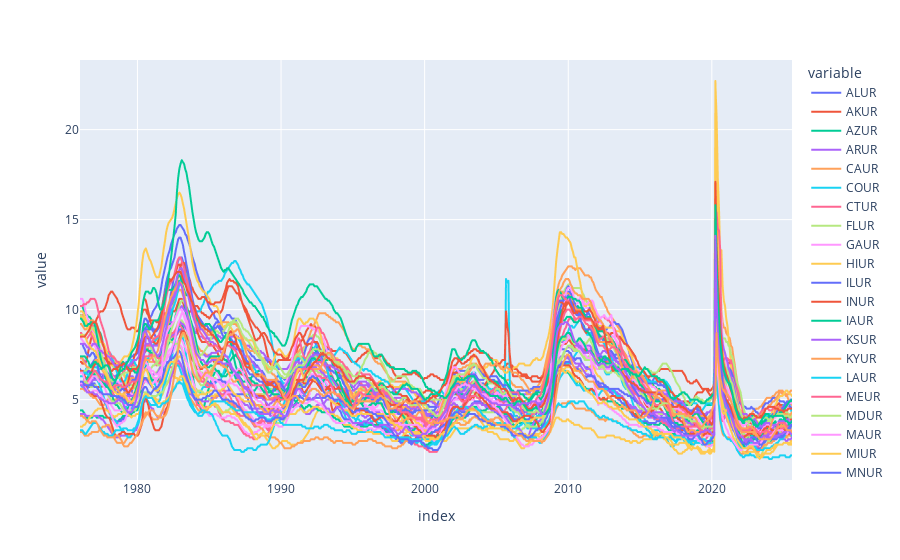

Notebook cell for this chart:
### Code cell
px.line(df_u)

### Figure 1 — Plotly figure (JSON) as saved in the notebook; plotly's stock layout.template omitted (floating-point values rounded to 4 significant figures; data arrays with more than 128 entries replaced by an {"elided": "..."} marker saying what was removed)
{"data": [{"hovertemplate": "variable=ALUR<br>index=%{x}<br>value=%{y}<extra></extra>", "legendgroup": "ALUR", "line": {"color": "#636efa", "dash": "solid"}, "marker": {"symbol": "circle"}, "mode": "lines", "name": "ALUR", "showlegend": true, "type": "scattergl", "x": {"elided": "596 str values"}, "xaxis": "x", "y": {"elided": "596 float values"}, "yaxis": "y"}, {"hovertemplate": "variable=AKUR<br>index=%{x}<br>value=%{y}<extra></extra>", "legendgroup": "AKUR", "line": {"color": "#EF553B", "dash": "solid"}, "marker": {"symbol": "circle"}, "mode": "lines", "name": "AKUR", "showlegend": true, "type": "scattergl", "x": {"elided": "596 str values"}, "xaxis": "x", "y": {"elided": "596 float values"}, "yaxis": "y"}, {"hovertemplate": "variable=AZUR<br>index=%{x}<br>value=%{y}<extra></extra>", "legendgroup": "AZUR", "line": {"color": "#00cc96", "dash": "solid"}, "marker": {"symbol": "circle"}, "mode": "lines", "name": "AZUR", "showlegend": true, "type": "scattergl", "x": {"elided": "596 str values"}, "xaxis": "x", "y": {"elided": "596 float values"}, "yaxis": "y"}, {"hovertemplate": "variable=ARUR<br>index=%{x}<br>value=%{y}<extra></extra>", "legendgroup": "ARUR", "line": {"color": "#ab63fa", "dash": "solid"}, "marker": {"symbol": "circle"}, "mode": "lines", "name": "ARUR", "showlegend": true, "type": "scattergl", "x": {"elided": "596 str values"}, "xaxis": "x", "y": {"elided": "596 float values"}, "yaxis": "y"}, {"hovertemplate": "variable=CAUR<br>index=%{x}<br>value=%{y}<extra></extra>", "legendgroup": "CAUR", "line": {"color": "#FFA15A", "dash": "solid"}, "marker": {"symbol": "circle"}, "mode": "lines", "name": "CAUR", "showlegend": true, "type": "scattergl", "x": {"elided": "596 str values"}, "xaxis": "x", "y": {"elided": "596 float values"}, "yaxis": "y"}, {"hovertemplate": "variable=COUR<br>index=%{x}<br>value=%{y}<extra></extra>", "legendgroup": "COUR", "line": {"color": "#19d3f3", "dash": "solid"}, "marker": {"symbol": "circle"}, "mode": "lines", "name": "COUR", "showlegend": true, "type": "scattergl", "x": {"elided": "596 str values"}, "xaxis": "x", "y": {"elided": "596 float values"}, "yaxis": "y"}, {"hovertemplate": "variable=CTUR<br>index=%{x}<br>value=%{y}<extra></extra>", "legendgroup": "CTUR", "line": {"color": "#FF6692", "dash": "solid"}, "marker": {"symbol": "circle"}, "mode": "lines", "name": "CTUR", "showlegend": true, "type": "scattergl", "x": {"elided": "596 str values"}, "xaxis": "x", "y": {"elided": "596 float values"}, "yaxis": "y"}, {"hovertemplate": "variable=FLUR<br>index=%{x}<br>value=%{y}<extra></extra>", "legendgroup": "FLUR", "line": {"color": "#B6E880", "dash": "solid"}, "marker": {"symbol": "circle"}, "mode": "lines", "name": "FLUR", "showlegend": true, "type": "scattergl", "x": {"elided": "596 str values"}, "xaxis": "x", "y": {"elided": "596 float values"}, "yaxis": "y"}, {"hovertemplate": "variable=GAUR<br>index=%{x}<br>value=%{y}<extra></extra>", "legendgroup": "GAUR", "line": {"color": "#FF97FF", "dash": "solid"}, "marker": {"symbol": "circle"}, "mode": "lines", "name": "GAUR", "showlegend": true, "type": "scattergl", "x": {"elided": "596 str values"}, "xaxis": "x", "y": {"elided": "596 float values"}, "yaxis": "y"}, {"hovertemplate": "variable=HIUR<br>index=%{x}<br>value=%{y}<extra></extra>", "legendgroup": "HIUR", "line": {"color": "#FECB52", "dash": "solid"}, "marker": {"symbol": "circle"}, "mode": "lines", "name": "HIUR", "showlegend": true, "type": "scattergl", "x": {"elided": "596 str values"}, "xaxis": "x", "y": {"elided": "596 float values"}, "yaxis": "y"}, {"hovertemplate": "variable=ILUR<br>index=%{x}<br>value=%{y}<extra></extra>", "legendgroup": "ILUR", "line": {"color": "#636efa", "dash": "solid"}, "marker": {"symbol": "circle"}, "mode": "lines", "name": "ILUR", "showlegend": true, "type": "scattergl", "x": {"elided": "596 str values"}, "xaxis": "x", "y": {"elided": "596 float values"}, "yaxis": "y"}, {"hovertemplate": "variable=INUR<br>index=%{x}<br>value=%{y}<extra></extra>", "legendgroup": "INUR", "line": {"color": "#EF553B", "dash": "solid"}, "marker": {"symbol": "circle"}, "mode": "lines", "name": "INUR", "showlegend": true, "type": "scattergl", "x": {"elided": "596 str values"}, "xaxis": "x", "y": {"elided": "596 float values"}, "yaxis": "y"}, {"hovertemplate": "variable=IAUR<br>index=%{x}<br>value=%{y}<extra></extra>", "legendgroup": "IAUR", "line": {"color": "#00cc96", "dash": "solid"}, "marker": {"symbol": "circle"}, "mode": "lines", "name": "IAUR", "showlegend": true, "type": "scattergl", "x": {"elided": "596 str values"}, "xaxis": "x", "y": {"elided": "596 float values"}, "yaxis": "y"}, {"hovertemplate": "variable=KSUR<br>index=%{x}<br>value=%{y}<extra></extra>", "legendgroup": "KSUR", "line": {"color": "#ab63fa", "dash": "solid"}, "marker": {"symbol": "circle"}, "mode": "lines", "name": "KSUR", "showlegend": true, "type": "scattergl", "x": {"elided": "596 str values"}, "xaxis": "x", "y": {"elided": "596 float values"}, "yaxis": "y"}, {"hovertemplate": "variable=KYUR<br>index=%{x}<br>value=%{y}<extra></extra>", "legendgroup": "KYUR", "line": {"color": "#FFA15A", "dash": "solid"}, "marker": {"symbol": "circle"}, "mode": "lines", "name": "KYUR", "showlegend": true, "type": "scattergl", "x": {"elided": "596 str values"}, "xaxis": "x", "y": {"elided": "596 float values"}, "yaxis": "y"}, {"hovertemplate": "variable=LAUR<br>index=%{x}<br>value=%{y}<extra></extra>", "legendgroup": "LAUR", "line": {"color": "#19d3f3", "dash": "solid"}, "marker": {"symbol": "circle"}, "mode": "lines", "name": "LAUR", "showlegend": true, "type": "scattergl", "x": {"elided": "596 str values"}, "xaxis": "x", "y": {"elided": "596 float values"}, "yaxis": "y"}, {"hovertemplate": "variable=MEUR<br>index=%{x}<br>value=%{y}<extra></extra>", "legendgroup": "MEUR", "line": {"color": "#FF6692", "dash": "solid"}, "marker": {"symbol": "circle"}, "mode": "lines", "name": "MEUR", "showlegend": true, "type": "scattergl", "x": {"elided": "596 str values"}, "xaxis": "x", "y": {"elided": "596 float values"}, "yaxis": "y"}, {"hovertemplate": "variable=MDUR<br>index=%{x}<br>value=%{y}<extra></extra>", "legendgroup": "MDUR", "line": {"color": "#B6E880", "dash": "solid"}, "marker": {"symbol": "circle"}, "mode": "lines", "name": "MDUR", "showlegend": true, "type": "scattergl", "x": {"elided": "596 str values"}, "xaxis": "x", "y": {"elided": "596 float values"}, "yaxis": "y"}, {"hovertemplate": "variable=MAUR<br>index=%{x}<br>value=%{y}<extra></extra>", "legendgroup": "MAUR", "line": {"color": "#FF97FF", "dash": "solid"}, "marker": {"symbol": "circle"}, "mode": "lines", "name": "MAUR", "showlegend": true, "type": "scattergl", "x": {"elided": "596 str values"}, "xaxis": "x", "y": {"elided": "596 float values"}, "yaxis": "y"}, {"hovertemplate": "variable=MIUR<br>index=%{x}<br>value=%{y}<extra></extra>", "legendgroup": "MIUR", "line": {"color": "#FECB52", "dash": "solid"}, "marker": {"symbol": "circle"}, "mode": "lines", "name": "MIUR", "showlegend": true, "type": "scattergl", "x": {"elided": "596 str values"}, "xaxis": "x", "y": {"elided": "596 float values"}, "yaxis": "y"}, {"hovertemplate": "variable=MNUR<br>index=%{x}<br>value=%{y}<extra></extra>", "legendgroup": "MNUR", "line": {"color": "#636efa", "dash": "solid"}, "marker": {"symbol": "circle"}, "mode": "lines", "name": "MNUR", "showlegend": true, "type": "scattergl", "x": {"elided": "596 str values"}, "xaxis": "x", "y": {"elided": "596 float values"}, "yaxis": "y"}, {"hovertemplate": "variable=MSUR<br>index=%{x}<br>value=%{y}<extra></extra>", "legendgroup": "MSUR", "line": {"color": "#EF553B", "dash": "solid"}, "marker": {"symbol": "circle"}, "mode": "lines", "name": "MSUR", "showlegend": true, "type": "scattergl", "x": {"elided": "596 str values"}, "xaxis": "x", "y": {"elided": "596 float values"}, "yaxis": "y"}, {"hovertemplate": "variable=MOUR<br>index=%{x}<br>value=%{y}<extra></extra>", "legendgroup": "MOUR", "line": {"color": "#00cc96", "dash": "solid"}, "marker": {"symbol": "circle"}, "mode": "lines", "name": "MOUR", "showlegend": true, "type": "scattergl", "x": {"elided": "596 str values"}, "xaxis": "x", "y": {"elided": "596 float values"}, "yaxis": "y"}, {"hovertemplate": "variable=MTUR<br>index=%{x}<br>value=%{y}<extra></extra>", "legendgroup": "MTUR", "line": {"color": "#ab63fa", "dash": "solid"}, "marker": {"symbol": "circle"}, "mode": "lines", "name": "MTUR", "showlegend": true, "type": "scattergl", "x": {"elided": "596 str values"}, "xaxis": "x", "y": {"elided": "596 float values"}, "yaxis": "y"}, {"hovertemplate": "variable=NEUR<br>index=%{x}<br>value=%{y}<extra></extra>", "legendgroup": "NEUR", "line": {"color": "#FFA15A", "dash": "solid"}, "marker": {"symbol": "circle"}, "mode": "lines", "name": "NEUR", "showlegend": true, "type": "scattergl", "x": {"elided": "596 str values"}, "xaxis": "x", "y": {"elided": "596 float values"}, "yaxis": "y"}, {"hovertemplate": "variable=NHUR<br>index=%{x}<br>value=%{y}<extra></extra>", "legendgroup": "NHUR", "line": {"color": "#19d3f3", "dash": "solid"}, "marker": {"symbol": "circle"}, "mode": "lines", "name": "NHUR", "showlegend": true, "type": "scattergl", "x": {"elided": "596 str values"}, "xaxis": "x", "y": {"elided": "596 float values"}, "yaxis": "y"}, {"hovertemplate": "variable=NJUR<br>index=%{x}<br>value=%{y}<extra></extra>", "legendgroup": "NJUR", "line": {"color": "#FF6692", "dash": "solid"}, "marker": {"symbol": "circle"}, "mode": "lines", "name": "NJUR", "showlegend": true, "type": "scattergl", "x": {"elided": "596 str values"}, "xaxis": "x", "y": {"elided": "596 float values"}, "yaxis": "y"}, {"hovertemplate": "variable=NMUR<br>index=%{x}<br>value=%{y}<extra></extra>", "legendgroup": "NMUR", "line": {"color": "#B6E880", "dash": "solid"}, "marker": {"symbol": "circle"}, "mode": "lines", "name": "NMUR", "showlegend": true, "type": "scattergl", "x": {"elided": "596 str values"}, "xaxis": "x", "y": {"elided": "596 float values"}, "yaxis": "y"}, {"hovertemplate": "variable=NCUR<br>index=%{x}<br>value=%{y}<extra></extra>", "legendgroup": "NCUR", "line": {"color": "#FF97FF", "dash": "solid"}, "marker": {"symbol": "circle"}, "mode": "lines", "name": "NCUR", "showlegend": true, "type": "scattergl", "x": {"elided": "596 str values"}, "xaxis": "x", "y": {"elided": "596 float values"}, "yaxis": "y"}, {"hovertemplate": "variable=NDUR<br>index=%{x}<br>value=%{y}<extra></extra>", "legendgroup": "NDUR", "line": {"color": "#FECB52", "dash": "solid"}, "marker": {"symbol": "circle"}, "mode": "lines", "name": "NDUR", "showlegend": true, "type": "scattergl", "x": {"elided": "596 str values"}, "xaxis": "x", "y": {"elided": "596 float values"}, "yaxis": "y"}, {"hovertemplate": "variable=OHUR<br>index=%{x}<br>value=%{y}<extra></extra>", "legendgroup": "OHUR", "line": {"color": "#636efa", "dash": "solid"}, "marker": {"symbol": "circle"}, "mode": "lines", "name": "OHUR", "showlegend": true, "type": "scattergl", "x": {"elided": "596 str values"}, "xaxis": "x", "y": {"elided": "596 float values"}, "yaxis": "y"}, {"hovertemplate": "variable=OKUR<br>index=%{x}<br>value=%{y}<extra></extra>", "legendgroup": "OKUR", "line": {"color": "#EF553B", "dash": "solid"}, "marker": {"symbol": "circle"}, "mode": "lines", "name": "OKUR", "showlegend": true, "type": "scattergl", "x": {"elided": "596 str values"}, "xaxis": "x", "y": {"elided": "596 float values"}, "yaxis": "y"}, {"hovertemplate": "variable=ORUR<br>index=%{x}<br>value=%{y}<extra></extra>", "legendgroup": "ORUR", "line": {"color": "#00cc96", "dash": "solid"}, "marker": {"symbol": "circle"}, "mode": "lines", "name": "ORUR", "showlegend": true, "type": "scattergl", "x": {"elided": "596 str values"}, "xaxis": "x", "y": {"elided": "596 float values"}, "yaxis": "y"}, {"hovertemplate": "variable=PAUR<br>index=%{x}<br>value=%{y}<extra></extra>", "legendgroup": "PAUR", "line": {"color": "#ab63fa", "dash": "solid"}, "marker": {"symbol": "circle"}, "mode": "lines", "name": "PAUR", "showlegend": true, "type": "scattergl", "x": {"elided": "596 str values"}, "xaxis": "x", "y": {"elided": "596 float values"}, "yaxis": "y"}, {"hovertemplate": "variable=SCUR<br>index=%{x}<br>value=%{y}<extra></extra>", "legendgroup": "SCUR", "line": {"color": "#FFA15A", "dash": "solid"}, "marker": {"symbol": "circle"}, "mode": "lines", "name": "SCUR", "showlegend": true, "type": "scattergl", "x": {"elided": "596 str values"}, "xaxis": "x", "y": {"elided": "596 float values"}, "yaxis": "y"}, {"hovertemplate": "variable=SDUR<br>index=%{x}<br>value=%{y}<extra></extra>", "legendgroup": "SDUR", "line": {"color": "#19d3f3", "dash": "solid"}, "marker": {"symbol": "circle"}, "mode": "lines", "name": "SDUR", "showlegend": true, "type": "scattergl", "x": {"elided": "596 str values"}, "xaxis": "x", "y": {"elided": "596 float values"}, "yaxis": "y"}, {"hovertemplate": "variable=TNUR<br>index=%{x}<br>value=%{y}<extra></extra>", "legendgroup": "TNUR", "line": {"color": "#FF6692", "dash": "solid"}, "marker": {"symbol": "circle"}, "mode": "lines", "name": "TNUR", "showlegend": true, "type": "scattergl", "x": {"elided": "596 str values"}, "xaxis": "x", "y": {"elided": "596 float values"}, "yaxis": "y"}, {"hovertemplate": "variable=TXUR<br>index=%{x}<br>value=%{y}<extra></extra>", "legendgroup": "TXUR", "line": {"color": "#B6E880", "dash": "solid"}, "marker": {"symbol": "circle"}, "mode": "lines", "name": "TXUR", "showlegend": true, "type": "scattergl", "x": {"elided": "596 str values"}, "xaxis": "x", "y": {"elided": "596 float values"}, "yaxis": "y"}, {"hovertemplate": "variable=UTUR<br>index=%{x}<br>value=%{y}<extra></extra>", "legendgroup": "UTUR", "line": {"color": "#FF97FF", "dash": "solid"}, "marker": {"symbol": "circle"}, "mode": "lines", "name": "UTUR", "showlegend": true, "type": "scattergl", "x": {"elided": "596 str values"}, "xaxis": "x", "y": {"elided": "596 float values"}, "yaxis": "y"}, {"hovertemplate": "variable=VTUR<br>index=%{x}<br>value=%{y}<extra></extra>", "legendgroup": "VTUR", "line": {"color": "#FECB52", "dash": "solid"}, "marker": {"symbol": "circle"}, "mode": "lines", "name": "VTUR", "showlegend": true, "type": "scattergl", "x": {"elided": "596 str values"}, "xaxis": "x", "y": {"elided": "596 float values"}, "yaxis": "y"}, {"hovertemplate": "variable=VAUR<br>index=%{x}<br>value=%{y}<extra></extra>", "legendgroup": "VAUR", "line": {"color": "#636efa", "dash": "solid"}, "marker": {"symbol": "circle"}, "mode": "lines", "name": "VAUR", "showlegend": true, "type": "scattergl", "x": {"elided": "596 str values"}, "xaxis": "x", "y": {"elided": "596 float values"}, "yaxis": "y"}, {"hovertemplate": "variable=WAUR<br>index=%{x}<br>value=%{y}<extra></extra>", "legendgroup": "WAUR", "line": {"color": "#EF553B", "dash": "solid"}, "marker": {"symbol": "circle"}, "mode": "lines", "name": "WAUR", "showlegend": true, "type": "scattergl", "x": {"elided": "596 str values"}, "xaxis": "x", "y": {"elided": "596 float values"}, "yaxis": "y"}, {"hovertemplate": "variable=WVUR<br>index=%{x}<br>value=%{y}<extra></extra>", "legendgroup": "WVUR", "line": {"color": "#00cc96", "dash": "solid"}, "marker": {"symbol": "circle"}, "mode": "lines", "name": "WVUR", "showlegend": true, "type": "scattergl", "x": {"elided": "596 str values"}, "xaxis": "x", "y": {"elided": "596 float values"}, "yaxis": "y"}, {"hovertemplate": "variable=WIUR<br>index=%{x}<br>value=%{y}<extra></extra>", "legendgroup": "WIUR", "line": {"color": "#ab63fa", "dash": "solid"}, "marker": {"symbol": "circle"}, "mode": "lines", "name": "WIUR", "showlegend": true, "type": "scattergl", "x": {"elided": "596 str values"}, "xaxis": "x", "y": {"elided": "596 float values"}, "yaxis": "y"}, {"hovertemplate": "variable=WYUR<br>index=%{x}<br>value=%{y}<extra></extra>", "legendgroup": "WYUR", "line": {"color": "#FFA15A", "dash": "solid"}, "marker": {"symbol": "circle"}, "mode": "lines", "name": "WYUR", "showlegend": true, "type": "scattergl", "x": {"elided": "596 str values"}, "xaxis": "x", "y": {"elided": "596 float values"}, "yaxis": "y"}], "layout": {"legend": {"title": {"text": "variable"}, "tracegroupgap": 0}, "margin": {"t": 60}, "xaxis": {"anchor": "y", "domain": [0, 1], "title": {"text": "index"}}, "yaxis": {"anchor": "x", "domain": [0, 1], "title": {"text": "value"}}}}
